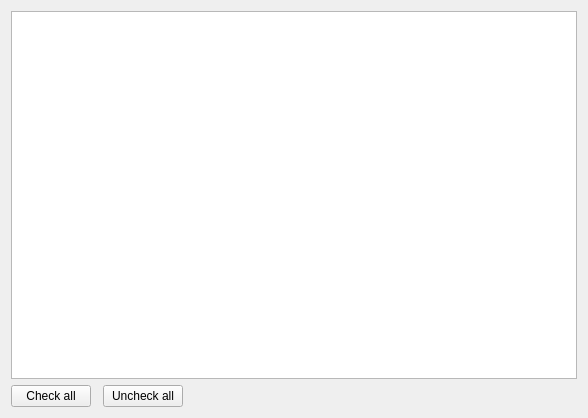
<?xml version="1.0" encoding="UTF-8"?>
<ui version="4.0">
 <class>PageEditorCodec</class>
 <widget class="QWidget" name="PageEditorCodec">
  <property name="geometry">
   <rect>
    <x>0</x>
    <y>0</y>
    <width>588</width>
    <height>418</height>
   </rect>
  </property>
  <property name="windowTitle">
   <string>Form</string>
  </property>
  <layout class="QVBoxLayout" name="verticalLayout">
   <item>
    <widget class="QListWidget" name="listCodecs"/>
   </item>
   <item>
    <layout class="QHBoxLayout" name="hlayButtons">
     <property name="spacing">
      <number>12</number>
     </property>
     <item>
      <widget class="QPushButton" name="btnCheckAll">
       <property name="text">
        <string>Check all</string>
       </property>
      </widget>
     </item>
     <item>
      <widget class="QPushButton" name="btnUcheckAll">
       <property name="text">
        <string>Uncheck all</string>
       </property>
      </widget>
     </item>
     <item>
      <spacer name="hspacerButtons">
       <property name="orientation">
        <enum>Qt::Horizontal</enum>
       </property>
       <property name="sizeHint" stdset="0">
        <size>
         <width>40</width>
         <height>20</height>
        </size>
       </property>
      </spacer>
     </item>
    </layout>
   </item>
  </layout>
 </widget>
 <resources/>
 <connections/>
</ui>
